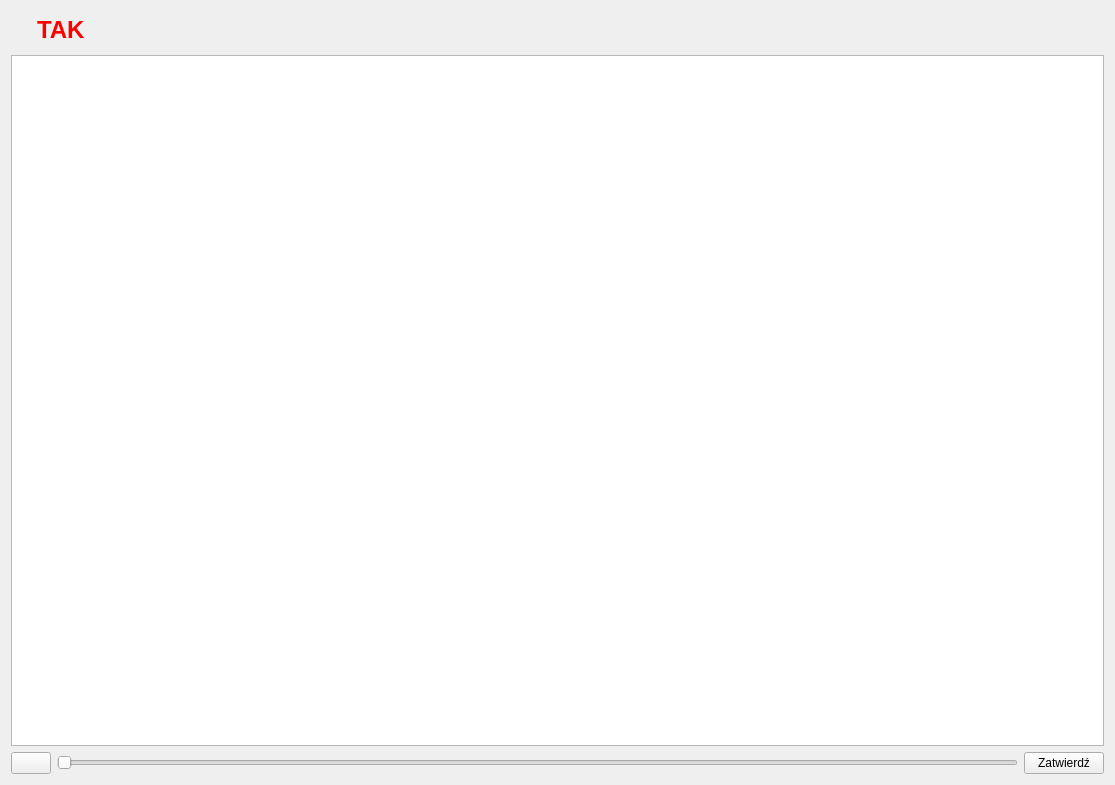
<?xml version="1.0" encoding="UTF-8"?>
<ui version="4.0">
 <class>ReplayWindow</class>
 <widget class="QMainWindow" name="ReplayWindow">
  <property name="geometry">
   <rect>
    <x>0</x>
    <y>0</y>
    <width>1115</width>
    <height>785</height>
   </rect>
  </property>
  <property name="windowTitle">
   <string>ReplayWindow</string>
  </property>
  <widget class="QWidget" name="centralWidget">
   <layout class="QVBoxLayout" name="verticalLayout_2">
    <item>
     <layout class="QHBoxLayout" name="infoLayout">
      <item>
       <widget class="QLabel" name="alertName">
        <property name="font">
         <font>
          <pointsize>18</pointsize>
          <weight>75</weight>
          <bold>true</bold>
         </font>
        </property>
        <property name="styleSheet">
         <string notr="true">QLabel {
	color: red;
	margin: 5px;	
	margin-left: 20px
}</string>
        </property>
        <property name="text">
         <string>TAK</string>
        </property>
        <property name="margin">
         <number>0</number>
        </property>
       </widget>
      </item>
     </layout>
    </item>
    <item>
     <widget class="MonitorGraphicsView" name="graphicsView">
      <property name="font">
       <font>
        <pointsize>18</pointsize>
       </font>
      </property>
     </widget>
    </item>
    <item>
     <layout class="QHBoxLayout" name="timelineLayout">
      <item>
       <widget class="QPushButton" name="playButton">
        <property name="styleSheet">
         <string notr="true"/>
        </property>
        <property name="text">
         <string/>
        </property>
        <property name="icon">
         <iconset resource="../Resources/resources.qrc">
          <normaloff>:/icons_64/play.png</normaloff>:/icons_64/play.png</iconset>
        </property>
        <property name="iconSize">
         <size>
          <width>32</width>
          <height>32</height>
         </size>
        </property>
       </widget>
      </item>
      <item>
       <widget class="QSlider" name="videoSlider">
        <property name="orientation">
         <enum>Qt::Horizontal</enum>
        </property>
       </widget>
      </item>
      <item>
       <widget class="QPushButton" name="acceptButton">
        <property name="sizePolicy">
         <sizepolicy hsizetype="Minimum" vsizetype="Preferred">
          <horstretch>0</horstretch>
          <verstretch>0</verstretch>
         </sizepolicy>
        </property>
        <property name="text">
         <string>Zatwierdź</string>
        </property>
       </widget>
      </item>
     </layout>
    </item>
   </layout>
  </widget>
 </widget>
 <layoutdefault spacing="6" margin="11"/>
 <customwidgets>
  <customwidget>
   <class>MonitorGraphicsView</class>
   <extends>QGraphicsView</extends>
   <header location="global">MonitorGraphicsView.h</header>
  </customwidget>
 </customwidgets>
 <resources>
  <include location="../Resources/resources.qrc"/>
 </resources>
 <connections>
  <connection>
   <sender>playButton</sender>
   <signal>clicked()</signal>
   <receiver>ReplayWindow</receiver>
   <slot>onPlay()</slot>
   <hints>
    <hint type="sourcelabel">
     <x>47</x>
     <y>374</y>
    </hint>
    <hint type="destinationlabel">
     <x>364</x>
     <y>197</y>
    </hint>
   </hints>
  </connection>
  <connection>
   <sender>acceptButton</sender>
   <signal>clicked()</signal>
   <receiver>ReplayWindow</receiver>
   <slot>onAccept()</slot>
   <hints>
    <hint type="sourcelabel">
     <x>1067</x>
     <y>754</y>
    </hint>
    <hint type="destinationlabel">
     <x>557</x>
     <y>392</y>
    </hint>
   </hints>
  </connection>
 </connections>
 <slots>
  <slot>onPlay()</slot>
  <slot>onSliderValueChanged(int)</slot>
  <slot>onAccept()</slot>
 </slots>
</ui>
